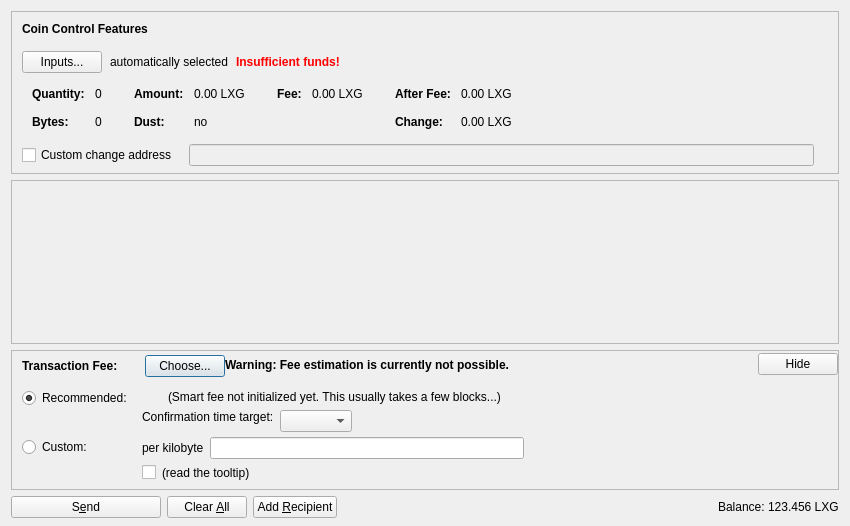
<?xml version="1.0" encoding="UTF-8"?>
<ui version="4.0">
 <class>SendCoinsDialog</class>
 <widget class="QDialog" name="SendCoinsDialog">
  <property name="geometry">
   <rect>
    <x>0</x>
    <y>0</y>
    <width>850</width>
    <height>526</height>
   </rect>
  </property>
  <property name="windowTitle">
   <string>Send Coins</string>
  </property>
  <layout class="QVBoxLayout" name="verticalLayout" stretch="0,1,0,0">
   <property name="bottomMargin">
    <number>8</number>
   </property>
   <item>
    <widget class="QFrame" name="frameCoinControl">
     <property name="sizePolicy">
      <sizepolicy hsizetype="Expanding" vsizetype="Expanding">
       <horstretch>0</horstretch>
       <verstretch>0</verstretch>
      </sizepolicy>
     </property>
     <property name="maximumSize">
      <size>
       <width>16777215</width>
       <height>16777215</height>
      </size>
     </property>
     <property name="frameShape">
      <enum>QFrame::StyledPanel</enum>
     </property>
     <property name="frameShadow">
      <enum>QFrame::Sunken</enum>
     </property>
     <layout class="QVBoxLayout" name="verticalLayoutCoinControl2">
      <property name="spacing">
       <number>0</number>
      </property>
      <property name="leftMargin">
       <number>0</number>
      </property>
      <property name="topMargin">
       <number>0</number>
      </property>
      <property name="rightMargin">
       <number>0</number>
      </property>
      <property name="bottomMargin">
       <number>6</number>
      </property>
      <item>
       <layout class="QVBoxLayout" name="verticalLayoutCoinControl" stretch="0,0,0,0,1">
        <property name="spacing">
         <number>0</number>
        </property>
        <property name="leftMargin">
         <number>10</number>
        </property>
        <property name="topMargin">
         <number>10</number>
        </property>
        <item>
         <layout class="QHBoxLayout" name="horizontalLayoutCoinControl1">
          <property name="bottomMargin">
           <number>15</number>
          </property>
          <item>
           <widget class="QLabel" name="labelCoinControlFeatures">
            <property name="sizePolicy">
             <sizepolicy hsizetype="Preferred" vsizetype="Maximum">
              <horstretch>0</horstretch>
              <verstretch>0</verstretch>
             </sizepolicy>
            </property>
            <property name="font">
             <font>
              <weight>75</weight>
              <bold>true</bold>
             </font>
            </property>
            <property name="styleSheet">
             <string notr="true">font-weight:bold;</string>
            </property>
            <property name="text">
             <string>Coin Control Features</string>
            </property>
           </widget>
          </item>
         </layout>
        </item>
        <item>
         <layout class="QHBoxLayout" name="horizontalLayoutCoinControl2" stretch="0,0,0,0">
          <property name="spacing">
           <number>8</number>
          </property>
          <property name="bottomMargin">
           <number>10</number>
          </property>
          <item>
           <widget class="QPushButton" name="pushButtonCoinControl">
            <property name="styleSheet">
             <string notr="true"/>
            </property>
            <property name="text">
             <string>Inputs...</string>
            </property>
            <property name="autoDefault">
             <bool>false</bool>
            </property>
           </widget>
          </item>
          <item>
           <widget class="QLabel" name="labelCoinControlAutomaticallySelected">
            <property name="text">
             <string>automatically selected</string>
            </property>
            <property name="margin">
             <number>5</number>
            </property>
           </widget>
          </item>
          <item>
           <widget class="QLabel" name="labelCoinControlInsuffFunds">
            <property name="font">
             <font>
              <weight>75</weight>
              <bold>true</bold>
             </font>
            </property>
            <property name="styleSheet">
             <string notr="true">color:red;font-weight:bold;</string>
            </property>
            <property name="text">
             <string>Insufficient funds!</string>
            </property>
            <property name="margin">
             <number>5</number>
            </property>
           </widget>
          </item>
          <item>
           <spacer name="horizontalSpacerCoinControl">
            <property name="orientation">
             <enum>Qt::Horizontal</enum>
            </property>
            <property name="sizeHint" stdset="0">
             <size>
              <width>40</width>
              <height>1</height>
             </size>
            </property>
           </spacer>
          </item>
         </layout>
        </item>
        <item>
         <widget class="QWidget" name="widgetCoinControl" native="true">
          <property name="sizePolicy">
           <sizepolicy hsizetype="Preferred" vsizetype="Preferred">
            <horstretch>0</horstretch>
            <verstretch>0</verstretch>
           </sizepolicy>
          </property>
          <property name="minimumSize">
           <size>
            <width>0</width>
            <height>0</height>
           </size>
          </property>
          <property name="styleSheet">
           <string notr="true"/>
          </property>
          <layout class="QHBoxLayout" name="horizontalLayoutCoinControl5">
           <property name="leftMargin">
            <number>0</number>
           </property>
           <property name="topMargin">
            <number>0</number>
           </property>
           <property name="rightMargin">
            <number>0</number>
           </property>
           <property name="bottomMargin">
            <number>0</number>
           </property>
           <item>
            <layout class="QHBoxLayout" name="horizontalLayoutCoinControl3" stretch="0,0,0,1">
             <property name="spacing">
              <number>20</number>
             </property>
             <property name="topMargin">
              <number>0</number>
             </property>
             <property name="bottomMargin">
              <number>10</number>
             </property>
             <item>
              <layout class="QFormLayout" name="formLayoutCoinControl1">
               <property name="horizontalSpacing">
                <number>10</number>
               </property>
               <property name="verticalSpacing">
                <number>14</number>
               </property>
               <property name="leftMargin">
                <number>10</number>
               </property>
               <property name="topMargin">
                <number>4</number>
               </property>
               <property name="rightMargin">
                <number>6</number>
               </property>
               <item row="0" column="0">
                <widget class="QLabel" name="labelCoinControlQuantityText">
                 <property name="font">
                  <font>
                   <weight>75</weight>
                   <bold>true</bold>
                  </font>
                 </property>
                 <property name="text">
                  <string>Quantity:</string>
                 </property>
                 <property name="margin">
                  <number>0</number>
                 </property>
                </widget>
               </item>
               <item row="0" column="1">
                <widget class="QLabel" name="labelCoinControlQuantity">
                 <property name="cursor">
                  <cursorShape>IBeamCursor</cursorShape>
                 </property>
                 <property name="contextMenuPolicy">
                  <enum>Qt::ActionsContextMenu</enum>
                 </property>
                 <property name="text">
                  <string notr="true">0</string>
                 </property>
                 <property name="margin">
                  <number>0</number>
                 </property>
                 <property name="textInteractionFlags">
                  <set>Qt::LinksAccessibleByMouse|Qt::TextSelectableByKeyboard|Qt::TextSelectableByMouse</set>
                 </property>
                </widget>
               </item>
               <item row="1" column="0">
                <widget class="QLabel" name="labelCoinControlBytesText">
                 <property name="font">
                  <font>
                   <weight>75</weight>
                   <bold>true</bold>
                  </font>
                 </property>
                 <property name="text">
                  <string>Bytes:</string>
                 </property>
                </widget>
               </item>
               <item row="1" column="1">
                <widget class="QLabel" name="labelCoinControlBytes">
                 <property name="cursor">
                  <cursorShape>IBeamCursor</cursorShape>
                 </property>
                 <property name="contextMenuPolicy">
                  <enum>Qt::ActionsContextMenu</enum>
                 </property>
                 <property name="text">
                  <string notr="true">0</string>
                 </property>
                 <property name="textInteractionFlags">
                  <set>Qt::LinksAccessibleByMouse|Qt::TextSelectableByKeyboard|Qt::TextSelectableByMouse</set>
                 </property>
                </widget>
               </item>
              </layout>
             </item>
             <item>
              <layout class="QFormLayout" name="formLayoutCoinControl2">
               <property name="horizontalSpacing">
                <number>10</number>
               </property>
               <property name="verticalSpacing">
                <number>14</number>
               </property>
               <property name="leftMargin">
                <number>6</number>
               </property>
               <property name="topMargin">
                <number>4</number>
               </property>
               <property name="rightMargin">
                <number>6</number>
               </property>
               <item row="0" column="0">
                <widget class="QLabel" name="labelCoinControlAmountText">
                 <property name="font">
                  <font>
                   <weight>75</weight>
                   <bold>true</bold>
                  </font>
                 </property>
                 <property name="text">
                  <string>Amount:</string>
                 </property>
                 <property name="margin">
                  <number>0</number>
                 </property>
                </widget>
               </item>
               <item row="0" column="1">
                <widget class="QLabel" name="labelCoinControlAmount">
                 <property name="cursor">
                  <cursorShape>IBeamCursor</cursorShape>
                 </property>
                 <property name="contextMenuPolicy">
                  <enum>Qt::ActionsContextMenu</enum>
                 </property>
                 <property name="text">
                  <string notr="true">0.00 LXG</string>
                 </property>
                 <property name="textInteractionFlags">
                  <set>Qt::LinksAccessibleByMouse|Qt::TextSelectableByKeyboard|Qt::TextSelectableByMouse</set>
                 </property>
                </widget>
               </item>
               <item row="1" column="0">
                <widget class="QLabel" name="labelCoinControlLowOutputText">
                 <property name="font">
                  <font>
                   <weight>75</weight>
                   <bold>true</bold>
                  </font>
                 </property>
                 <property name="text">
                  <string>Dust:</string>
                 </property>
                </widget>
               </item>
               <item row="1" column="1">
                <widget class="QLabel" name="labelCoinControlLowOutput">
                 <property name="cursor">
                  <cursorShape>IBeamCursor</cursorShape>
                 </property>
                 <property name="contextMenuPolicy">
                  <enum>Qt::ActionsContextMenu</enum>
                 </property>
                 <property name="text">
                  <string notr="true">no</string>
                 </property>
                 <property name="textInteractionFlags">
                  <set>Qt::LinksAccessibleByMouse|Qt::TextSelectableByKeyboard|Qt::TextSelectableByMouse</set>
                 </property>
                </widget>
               </item>
              </layout>
             </item>
             <item>
              <layout class="QFormLayout" name="formLayoutCoinControl3">
               <property name="horizontalSpacing">
                <number>10</number>
               </property>
               <property name="verticalSpacing">
                <number>14</number>
               </property>
               <property name="leftMargin">
                <number>6</number>
               </property>
               <property name="topMargin">
                <number>4</number>
               </property>
               <property name="rightMargin">
                <number>6</number>
               </property>
               <item row="0" column="0">
                <widget class="QLabel" name="labelCoinControlFeeText">
                 <property name="font">
                  <font>
                   <weight>75</weight>
                   <bold>true</bold>
                  </font>
                 </property>
                 <property name="text">
                  <string>Fee:</string>
                 </property>
                 <property name="margin">
                  <number>0</number>
                 </property>
                </widget>
               </item>
               <item row="0" column="1">
                <widget class="QLabel" name="labelCoinControlFee">
                 <property name="cursor">
                  <cursorShape>IBeamCursor</cursorShape>
                 </property>
                 <property name="contextMenuPolicy">
                  <enum>Qt::ActionsContextMenu</enum>
                 </property>
                 <property name="text">
                  <string notr="true">0.00 LXG</string>
                 </property>
                 <property name="textInteractionFlags">
                  <set>Qt::LinksAccessibleByMouse|Qt::TextSelectableByKeyboard|Qt::TextSelectableByMouse</set>
                 </property>
                </widget>
               </item>
              </layout>
             </item>
             <item>
              <layout class="QFormLayout" name="formLayoutCoinControl4">
               <property name="horizontalSpacing">
                <number>10</number>
               </property>
               <property name="verticalSpacing">
                <number>14</number>
               </property>
               <property name="leftMargin">
                <number>6</number>
               </property>
               <property name="topMargin">
                <number>4</number>
               </property>
               <property name="rightMargin">
                <number>6</number>
               </property>
               <item row="0" column="0">
                <widget class="QLabel" name="labelCoinControlAfterFeeText">
                 <property name="font">
                  <font>
                   <weight>75</weight>
                   <bold>true</bold>
                  </font>
                 </property>
                 <property name="text">
                  <string>After Fee:</string>
                 </property>
                 <property name="margin">
                  <number>0</number>
                 </property>
                </widget>
               </item>
               <item row="0" column="1">
                <widget class="QLabel" name="labelCoinControlAfterFee">
                 <property name="cursor">
                  <cursorShape>IBeamCursor</cursorShape>
                 </property>
                 <property name="contextMenuPolicy">
                  <enum>Qt::ActionsContextMenu</enum>
                 </property>
                 <property name="text">
                  <string notr="true">0.00 LXG</string>
                 </property>
                 <property name="textInteractionFlags">
                  <set>Qt::LinksAccessibleByMouse|Qt::TextSelectableByKeyboard|Qt::TextSelectableByMouse</set>
                 </property>
                </widget>
               </item>
               <item row="1" column="0">
                <widget class="QLabel" name="labelCoinControlChangeText">
                 <property name="font">
                  <font>
                   <weight>75</weight>
                   <bold>true</bold>
                  </font>
                 </property>
                 <property name="text">
                  <string>Change:</string>
                 </property>
                </widget>
               </item>
               <item row="1" column="1">
                <widget class="QLabel" name="labelCoinControlChange">
                 <property name="cursor">
                  <cursorShape>IBeamCursor</cursorShape>
                 </property>
                 <property name="contextMenuPolicy">
                  <enum>Qt::ActionsContextMenu</enum>
                 </property>
                 <property name="text">
                  <string notr="true">0.00 LXG</string>
                 </property>
                 <property name="textInteractionFlags">
                  <set>Qt::LinksAccessibleByMouse|Qt::TextSelectableByKeyboard|Qt::TextSelectableByMouse</set>
                 </property>
                </widget>
               </item>
              </layout>
             </item>
            </layout>
           </item>
          </layout>
         </widget>
        </item>
        <item>
         <layout class="QHBoxLayout" name="horizontalLayoutCoinControl4" stretch="0,0,0">
          <property name="spacing">
           <number>12</number>
          </property>
          <property name="sizeConstraint">
           <enum>QLayout::SetDefaultConstraint</enum>
          </property>
          <property name="topMargin">
           <number>5</number>
          </property>
          <property name="rightMargin">
           <number>5</number>
          </property>
          <item>
           <widget class="QCheckBox" name="checkBoxCoinControlChange">
            <property name="toolTip">
             <string>If this is activated, but the change address is empty or invalid, change will be sent to a newly generated address.</string>
            </property>
            <property name="text">
             <string>Custom change address</string>
            </property>
           </widget>
          </item>
          <item>
           <widget class="QValidatedLineEdit" name="lineEditCoinControlChange">
            <property name="enabled">
             <bool>false</bool>
            </property>
            <property name="sizePolicy">
             <sizepolicy hsizetype="Expanding" vsizetype="Fixed">
              <horstretch>0</horstretch>
              <verstretch>0</verstretch>
             </sizepolicy>
            </property>
           </widget>
          </item>
          <item>
           <widget class="QLabel" name="labelCoinControlChangeLabel">
            <property name="sizePolicy">
             <sizepolicy hsizetype="Preferred" vsizetype="Expanding">
              <horstretch>0</horstretch>
              <verstretch>0</verstretch>
             </sizepolicy>
            </property>
            <property name="minimumSize">
             <size>
              <width>0</width>
              <height>0</height>
             </size>
            </property>
            <property name="text">
             <string/>
            </property>
            <property name="margin">
             <number>3</number>
            </property>
           </widget>
          </item>
         </layout>
        </item>
        <item>
         <spacer name="verticalSpacerCoinControl">
          <property name="orientation">
           <enum>Qt::Vertical</enum>
          </property>
          <property name="sizeHint" stdset="0">
           <size>
            <width>800</width>
            <height>1</height>
           </size>
          </property>
         </spacer>
        </item>
       </layout>
      </item>
     </layout>
    </widget>
   </item>
   <item>
    <widget class="QScrollArea" name="scrollArea">
     <property name="widgetResizable">
      <bool>true</bool>
     </property>
     <widget class="QWidget" name="scrollAreaWidgetContents">
      <property name="geometry">
       <rect>
        <x>0</x>
        <y>0</y>
        <width>830</width>
        <height>104</height>
       </rect>
      </property>
      <layout class="QVBoxLayout" name="verticalLayout_2" stretch="0,1">
       <property name="leftMargin">
        <number>0</number>
       </property>
       <property name="topMargin">
        <number>0</number>
       </property>
       <property name="rightMargin">
        <number>0</number>
       </property>
       <property name="bottomMargin">
        <number>0</number>
       </property>
       <item>
        <layout class="QVBoxLayout" name="entries">
         <property name="spacing">
          <number>6</number>
         </property>
        </layout>
       </item>
       <item>
        <spacer name="verticalSpacer">
         <property name="orientation">
          <enum>Qt::Vertical</enum>
         </property>
         <property name="sizeHint" stdset="0">
          <size>
           <width>20</width>
           <height>40</height>
          </size>
         </property>
        </spacer>
       </item>
      </layout>
     </widget>
    </widget>
   </item>
   <item>
    <widget class="QFrame" name="frameFee">
     <property name="sizePolicy">
      <sizepolicy hsizetype="Expanding" vsizetype="Expanding">
       <horstretch>0</horstretch>
       <verstretch>0</verstretch>
      </sizepolicy>
     </property>
     <property name="maximumSize">
      <size>
       <width>16777215</width>
       <height>16777215</height>
      </size>
     </property>
     <property name="frameShape">
      <enum>QFrame::StyledPanel</enum>
     </property>
     <property name="frameShadow">
      <enum>QFrame::Sunken</enum>
     </property>
     <layout class="QVBoxLayout" name="verticalLayoutFee1">
      <property name="spacing">
       <number>0</number>
      </property>
      <property name="leftMargin">
       <number>0</number>
      </property>
      <property name="topMargin">
       <number>0</number>
      </property>
      <property name="rightMargin">
       <number>0</number>
      </property>
      <property name="bottomMargin">
       <number>0</number>
      </property>
      <item>
       <layout class="QVBoxLayout" name="verticalLayoutFee2" stretch="0,0,0">
        <property name="spacing">
         <number>0</number>
        </property>
        <property name="leftMargin">
         <number>10</number>
        </property>
        <property name="topMargin">
         <number>0</number>
        </property>
        <item>
         <layout class="QHBoxLayout" name="horizontalLayoutFee1">
          <property name="bottomMargin">
           <number>0</number>
          </property>
          <item>
           <layout class="QVBoxLayout" name="verticalLayoutFee7">
            <property name="spacing">
             <number>0</number>
            </property>
            <item>
             <spacer name="verticalSpacerSmartFee">
              <property name="orientation">
               <enum>Qt::Vertical</enum>
              </property>
              <property name="sizeType">
               <enum>QSizePolicy::Fixed</enum>
              </property>
              <property name="sizeHint" stdset="0">
               <size>
                <width>1</width>
                <height>4</height>
               </size>
              </property>
             </spacer>
            </item>
            <item>
             <layout class="QHBoxLayout" name="horizontalLayoutSmartFee">
              <property name="spacing">
               <number>10</number>
              </property>
              <item>
               <widget class="QLabel" name="labelFeeHeadline">
                <property name="sizePolicy">
                 <sizepolicy hsizetype="Preferred" vsizetype="Maximum">
                  <horstretch>0</horstretch>
                  <verstretch>0</verstretch>
                 </sizepolicy>
                </property>
                <property name="font">
                 <font>
                  <weight>75</weight>
                  <bold>true</bold>
                 </font>
                </property>
                <property name="styleSheet">
                 <string notr="true">font-weight:bold;</string>
                </property>
                <property name="text">
                 <string>Transaction Fee:</string>
                </property>
               </widget>
              </item>
              <item>
               <widget class="QLabel" name="labelFeeMinimized">
                <property name="text">
                 <string/>
                </property>
               </widget>
              </item>
              <item>
               <widget class="QPushButton" name="buttonChooseFee">
                <property name="text">
                 <string>Choose...</string>
                </property>
               </widget>
              </item>
             </layout>
            </item>
            <item>
             <spacer name="verticalSpacer_5">
              <property name="orientation">
               <enum>Qt::Vertical</enum>
              </property>
              <property name="sizeHint" stdset="0">
               <size>
                <width>1</width>
                <height>1</height>
               </size>
              </property>
             </spacer>
            </item>
           </layout>
          </item>
          <item>
           <widget class="QLabel" name="fallbackFeeWarningLabel">
            <property name="toolTip">
             <string>Using the fallbackfee can result in sending a transaction that will take several hours or days (or never) to confirm. Consider choosing your fee manually or wait until you have validated the complete chain.</string>
            </property>
            <property name="font">
            <font>
                <weight>75</weight>
                <bold>true</bold>
            </font>
            </property>
            <property name="text">
             <string>Warning: Fee estimation is currently not possible.</string>
            </property>
            <property name="wordWrap">
             <bool>false</bool>
            </property>
           </widget>
          </item>
          <item>
           <spacer name="horizontalSpacer_4">
            <property name="orientation">
             <enum>Qt::Horizontal</enum>
            </property>
            <property name="sizeType">
             <enum>QSizePolicy::MinimumExpanding</enum>
            </property>
            <property name="sizeHint" stdset="0">
             <size>
              <width>40</width>
              <height>20</height>
             </size>
            </property>
           </spacer>
          </item>
          <item>
           <widget class="QPushButton" name="buttonMinimizeFee">
            <property name="toolTip">
             <string>collapse fee-settings</string>
            </property>
            <property name="text">
             <string>Hide</string>
            </property>
           </widget>
          </item>
         </layout>
        </item>
        <item>
         <widget class="QFrame" name="frameFeeSelection">
          <layout class="QVBoxLayout" name="verticalLayoutFee12">
           <property name="spacing">
            <number>0</number>
           </property>
           <property name="leftMargin">
            <number>0</number>
           </property>
           <property name="topMargin">
            <number>0</number>
           </property>
           <property name="rightMargin">
            <number>0</number>
           </property>
           <property name="bottomMargin">
            <number>0</number>
           </property>
           <item>
            <layout class="QGridLayout" name="gridLayoutFee">
             <property name="topMargin">
              <number>10</number>
             </property>
             <property name="bottomMargin">
              <number>4</number>
             </property>
             <property name="horizontalSpacing">
              <number>10</number>
             </property>
             <property name="verticalSpacing">
              <number>4</number>
             </property>
             <item row="1" column="1">
              <layout class="QVBoxLayout" name="verticalLayoutFee8">
               <property name="spacing">
                <number>6</number>
               </property>
               <item>
                <layout class="QHBoxLayout" name="horizontalLayoutFee13">
                 <item>
                  <widget class="QLabel" name="labelCustomPerKilobyte">
                   <property name="toolTip">
                    <string>If the custom fee is set to 1000 satoshis and the transaction is only 250 bytes, then &quot;per kilobyte&quot; only pays 250 satoshis in fee, while &quot;total at least&quot; pays 1000 satoshis. For transactions bigger than a kilobyte both pay by kilobyte.</string>
                   </property>
                   <property name="text">
                    <string>per kilobyte</string>
                   </property>
                  </widget>
                 </item>
                 <item>
                  <widget class="BitcoinAmountField" name="customFee"/>
                 </item>
                 <item>
                  <spacer name="horizontalSpacer_6">
                   <property name="orientation">
                    <enum>Qt::Horizontal</enum>
                   </property>
                   <property name="sizeHint" stdset="0">
                    <size>
                     <width>1</width>
                     <height>1</height>
                    </size>
                   </property>
                  </spacer>
                 </item>
                </layout>
               </item>
               <item>
                <layout class="QHBoxLayout" name="horizontalLayoutFee8">
                 <item>
                  <widget class="QCheckBox" name="checkBoxMinimumFee">
                   <property name="toolTip">
                    <string>Paying only the minimum fee is just fine as long as there is less transaction volume than space in the blocks. But be aware that this can end up in a never confirming transaction once there is more demand for lexoncoin transactions than the network can process.</string>
                   </property>
                   <property name="text">
                    <string/>
                   </property>
                  </widget>
                 </item>
                 <item>
                  <widget class="QLabel" name="labelMinFeeWarning">
                   <property name="enabled">
                    <bool>true</bool>
                   </property>
                   <property name="toolTip">
                    <string>Paying only the minimum fee is just fine as long as there is less transaction volume than space in the blocks. But be aware that this can end up in a never confirming transaction once there is more demand for lexoncoin transactions than the network can process.</string>
                   </property>
                   <property name="text">
                    <string>(read the tooltip)</string>
                   </property>
                   <property name="margin">
                    <number>5</number>
                   </property>
                  </widget>
                 </item>
                 <item>
                  <spacer name="horizontalSpacer_2">
                   <property name="orientation">
                    <enum>Qt::Horizontal</enum>
                   </property>
                   <property name="sizeHint" stdset="0">
                    <size>
                     <width>1</width>
                     <height>1</height>
                    </size>
                   </property>
                  </spacer>
                 </item>
                </layout>
               </item>
              </layout>
             </item>
             <item row="0" column="0">
              <layout class="QVBoxLayout" name="verticalLayoutFee4" stretch="0,1">
               <item>
                <widget class="QRadioButton" name="radioSmartFee">
                 <property name="text">
                  <string>Recommended:</string>
                 </property>
                 <property name="checked">
                  <bool>true</bool>
                 </property>
                 <attribute name="buttonGroup">
                  <string notr="true">groupFee</string>
                 </attribute>
                </widget>
               </item>
               <item>
                <spacer name="verticalSpacer_2">
                 <property name="orientation">
                  <enum>Qt::Vertical</enum>
                 </property>
                 <property name="sizeHint" stdset="0">
                  <size>
                   <width>1</width>
                   <height>1</height>
                  </size>
                 </property>
                </spacer>
               </item>
              </layout>
             </item>
             <item row="1" column="0">
              <layout class="QVBoxLayout" name="verticalLayoutFee9" stretch="0,1">
               <item>
                <widget class="QRadioButton" name="radioCustomFee">
                 <property name="text">
                  <string>Custom:</string>
                 </property>
                 <attribute name="buttonGroup">
                  <string notr="true">groupFee</string>
                 </attribute>
                </widget>
               </item>
               <item>
                <spacer name="verticalSpacer_6">
                 <property name="orientation">
                  <enum>Qt::Vertical</enum>
                 </property>
                 <property name="sizeHint" stdset="0">
                  <size>
                   <width>1</width>
                   <height>1</height>
                  </size>
                 </property>
                </spacer>
               </item>
              </layout>
             </item>
             <item row="0" column="1">
              <layout class="QVBoxLayout" name="verticalLayoutFee3" stretch="0,0,1">
               <property name="spacing">
                <number>6</number>
               </property>
               <property name="topMargin">
                <number>2</number>
               </property>
               <item>
                <layout class="QHBoxLayout" name="horizontalLayoutFee12">
                 <item>
                  <widget class="QLabel" name="labelSmartFee">
                   <property name="text">
                    <string/>
                   </property>
                   <property name="margin">
                    <number>2</number>
                   </property>
                  </widget>
                 </item>
                 <item>
                  <widget class="QLabel" name="labelFeeEstimation">
                   <property name="text">
                    <string/>
                   </property>
                  </widget>
                 </item>
                 <item>
                  <widget class="QLabel" name="labelSmartFee2">
                   <property name="text">
                    <string>(Smart fee not initialized yet. This usually takes a few blocks...)</string>
                   </property>
                   <property name="margin">
                    <number>2</number>
                   </property>
                  </widget>
                 </item>
                 <item>
                  <spacer name="horizontalSpacer_5">
                   <property name="orientation">
                    <enum>Qt::Horizontal</enum>
                   </property>
                   <property name="sizeHint" stdset="0">
                    <size>
                     <width>1</width>
                     <height>1</height>
                    </size>
                   </property>
                  </spacer>
                 </item>
                </layout>
               </item>
               <item>
                <layout class="QHBoxLayout" name="horizontalLayoutFee9">
                 <item>
                  <layout class="QVBoxLayout" name="verticalLayoutFee6">
                   <item>
                    <widget class="QLabel" name="labelSmartFee3">
                     <property name="text">
                      <string>Confirmation time target:</string>
                     </property>
                     <property name="margin">
                      <number>2</number>
                     </property>
                    </widget>
                   </item>
                   <item>
                    <spacer name="verticalSpacer_3">
                     <property name="orientation">
                      <enum>Qt::Vertical</enum>
                     </property>
                     <property name="sizeHint" stdset="0">
                      <size>
                       <width>1</width>
                       <height>1</height>
                      </size>
                     </property>
                    </spacer>
                   </item>
                  </layout>
                 </item>
                 <item>
                  <layout class="QVBoxLayout" name="verticalLayoutFee5">
                   <property name="rightMargin">
                    <number>30</number>
                   </property>
                   <item>
                    <layout class="QHBoxLayout" name="horizontalLayoutConfTarget">
                     <property name="bottomMargin">
                      <number>0</number>
                     </property>
                     <item>
                      <widget class="QComboBox" name="confTargetSelector"/>
                     </item>
                     <item>
                      <spacer name="horizontalSpacerConfTarget">
                       <property name="orientation">
                        <enum>Qt::Horizontal</enum>
                       </property>
                       <property name="sizeHint" stdset="0">
                        <size>
                         <width>40</width>
                         <height>20</height>
                        </size>
                       </property>
                      </spacer>
                     </item>
                    </layout>
                   </item>
                  </layout>
                 </item>
                </layout>
               </item>
               <item>
                <spacer name="verticalSpacer_4">
                 <property name="orientation">
                  <enum>Qt::Vertical</enum>
                 </property>
                 <property name="sizeHint" stdset="0">
                  <size>
                   <width>1</width>
                   <height>1</height>
                  </size>
                 </property>
                </spacer>
               </item>
              </layout>
             </item>
            </layout>
           </item>
          </layout>
         </widget>
        </item>
        <item>
         <spacer name="verticalSpacerFee">
          <property name="orientation">
           <enum>Qt::Vertical</enum>
          </property>
          <property name="sizeHint" stdset="0">
           <size>
            <width>40</width>
            <height>5</height>
           </size>
          </property>
         </spacer>
        </item>
       </layout>
      </item>
     </layout>
    </widget>
   </item>
   <item>
    <layout class="QHBoxLayout" name="horizontalLayout">
     <item>
      <widget class="QPushButton" name="sendButton">
       <property name="minimumSize">
        <size>
         <width>150</width>
         <height>0</height>
        </size>
       </property>
       <property name="toolTip">
        <string>Confirm the send action</string>
       </property>
       <property name="text">
        <string>S&amp;end</string>
       </property>
       <property name="icon">
        <iconset resource="../bitcoin.qrc">
         <normaloff>:/icons/send</normaloff>:/icons/send</iconset>
       </property>
       <property name="autoDefault">
        <bool>false</bool>
       </property>
       <property name="default">
        <bool>false</bool>
       </property>
      </widget>
     </item>
     <item>
      <widget class="QPushButton" name="clearButton">
       <property name="sizePolicy">
        <sizepolicy hsizetype="Minimum" vsizetype="Fixed">
         <horstretch>0</horstretch>
         <verstretch>0</verstretch>
        </sizepolicy>
       </property>
       <property name="toolTip">
        <string>Clear all fields of the form.</string>
       </property>
       <property name="text">
        <string>Clear &amp;All</string>
       </property>
       <property name="icon">
        <iconset resource="../bitcoin.qrc">
         <normaloff>:/icons/remove</normaloff>:/icons/remove</iconset>
       </property>
       <property name="autoDefault">
        <bool>false</bool>
       </property>
      </widget>
     </item>
     <item>
      <widget class="QPushButton" name="addButton">
       <property name="toolTip">
        <string>Send to multiple recipients at once</string>
       </property>
       <property name="text">
        <string>Add &amp;Recipient</string>
       </property>
       <property name="icon">
        <iconset resource="../bitcoin.qrc">
         <normaloff>:/icons/add</normaloff>:/icons/add</iconset>
       </property>
       <property name="autoDefault">
        <bool>false</bool>
       </property>
      </widget>
     </item>
     <item>
      <spacer name="horizontalSpacer">
       <property name="orientation">
        <enum>Qt::Horizontal</enum>
       </property>
       <property name="sizeHint" stdset="0">
        <size>
         <width>40</width>
         <height>20</height>
        </size>
       </property>
      </spacer>
     </item>
     <item>
      <layout class="QHBoxLayout" name="horizontalLayout_2">
       <property name="spacing">
        <number>3</number>
       </property>
       <item>
        <widget class="QLabel" name="label">
         <property name="sizePolicy">
          <sizepolicy hsizetype="Preferred" vsizetype="Fixed">
           <horstretch>0</horstretch>
           <verstretch>0</verstretch>
          </sizepolicy>
         </property>
         <property name="text">
          <string>Balance:</string>
         </property>
        </widget>
       </item>
       <item>
        <widget class="QLabel" name="labelBalance">
         <property name="sizePolicy">
          <sizepolicy hsizetype="Preferred" vsizetype="Fixed">
           <horstretch>0</horstretch>
           <verstretch>0</verstretch>
          </sizepolicy>
         </property>
         <property name="cursor">
          <cursorShape>IBeamCursor</cursorShape>
         </property>
         <property name="text">
          <string notr="true">123.456 LXG</string>
         </property>
         <property name="textInteractionFlags">
          <set>Qt::LinksAccessibleByMouse|Qt::TextSelectableByKeyboard|Qt::TextSelectableByMouse</set>
         </property>
        </widget>
       </item>
      </layout>
     </item>
    </layout>
   </item>
  </layout>
 </widget>
 <customwidgets>
  <customwidget>
   <class>QValidatedLineEdit</class>
   <extends>QLineEdit</extends>
   <header>qvalidatedlineedit.h</header>
  </customwidget>
  <customwidget>
   <class>BitcoinAmountField</class>
   <extends>QLineEdit</extends>
   <header>bitcoinamountfield.h</header>
   <container>1</container>
  </customwidget>
 </customwidgets>
 <resources>
  <include location="../bitcoin.qrc"/>
 </resources>
 <connections/>
 <buttongroups>
  <buttongroup name="groupFee"/>
 </buttongroups>
</ui>
